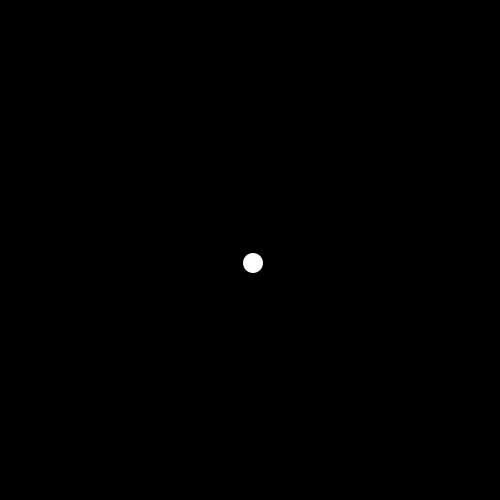
Frame 1 (no input)
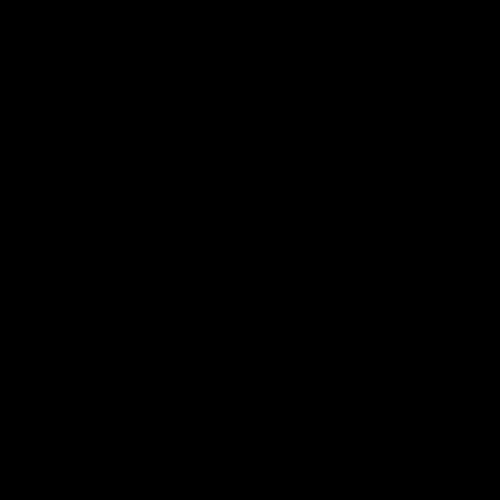
Frame 60 (the mouse pressed at the canvas centre just before this capture)
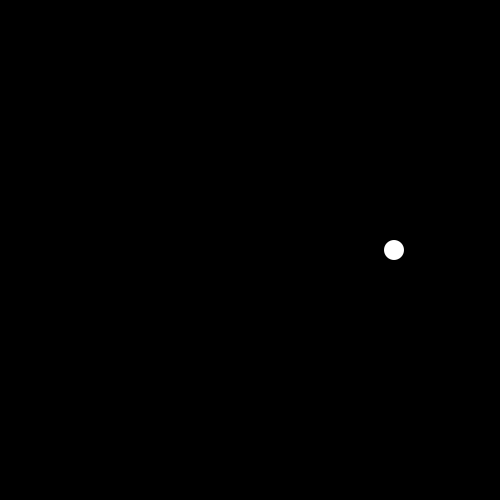
Frame 120 (the mouse held since frame 60 and released just before this capture)

The Processing sketch that drew these frames (run headless with seeded random() and noise(); from frame 60 on, the mouse is pressed at the canvas centre):

// Processing sketch: day2_bounce
// ── day2_bounce.pde
// variables to store position and size of circle
float myX; 
float myY; 
float mySize = 20;
float myXSpeed = 3;
float myYSpeed = 13;

void setup() {
  size(500,500);

  // now that the window is created we can use width, height
  myX = width/2;
  myY = height/2;
  noStroke();
}
void draw() {
  background(0);
  
  // move the circle in x and y
  myX = myX + myXSpeed;
  myY = myY + myYSpeed;
  
  // check for if it hits right side of screen
  if(myX >= width) {
    // reverse direction
    myXSpeed = myXSpeed *-1;
  }
  // if it hits the left side of the screen
  if(myX <= 0) {
    // reverse direction
    myXSpeed = myXSpeed *-1;
  }
  
  // check for if it hits bottom side of screen
  if(myY >= height) {
    // reverse direction
    myYSpeed = myYSpeed *-1;
  }
  // if it hits the top side of the screen
  if(myY <= 0) {
    // reverse direction
    myYSpeed = myYSpeed *-1;
  }
  
  ellipse(myX, myY, mySize, mySize);
}
